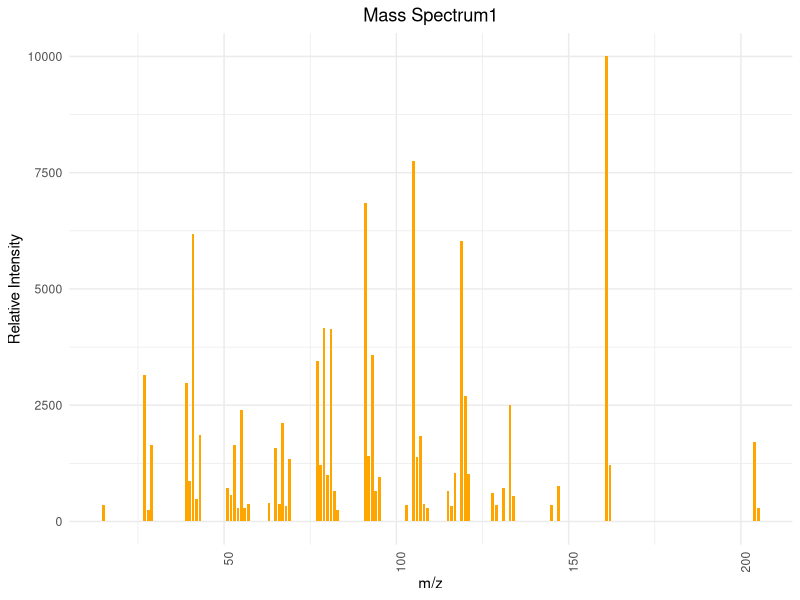
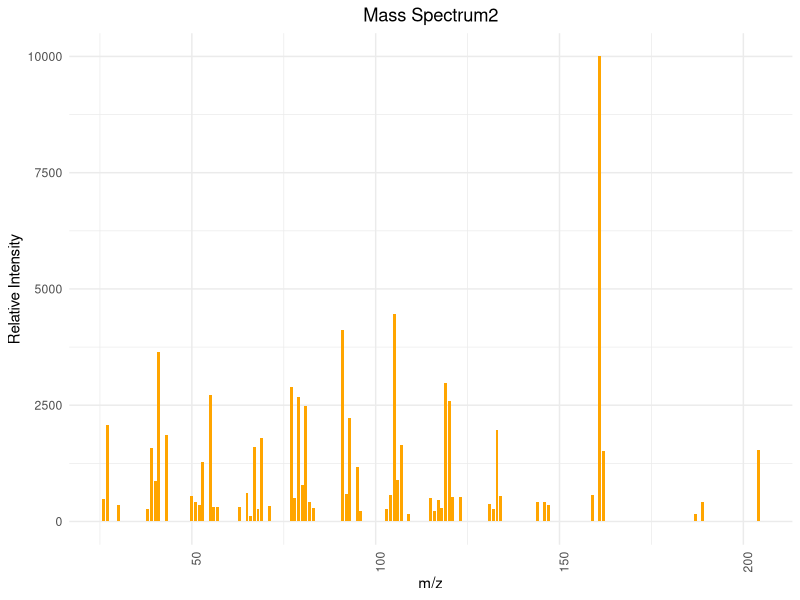
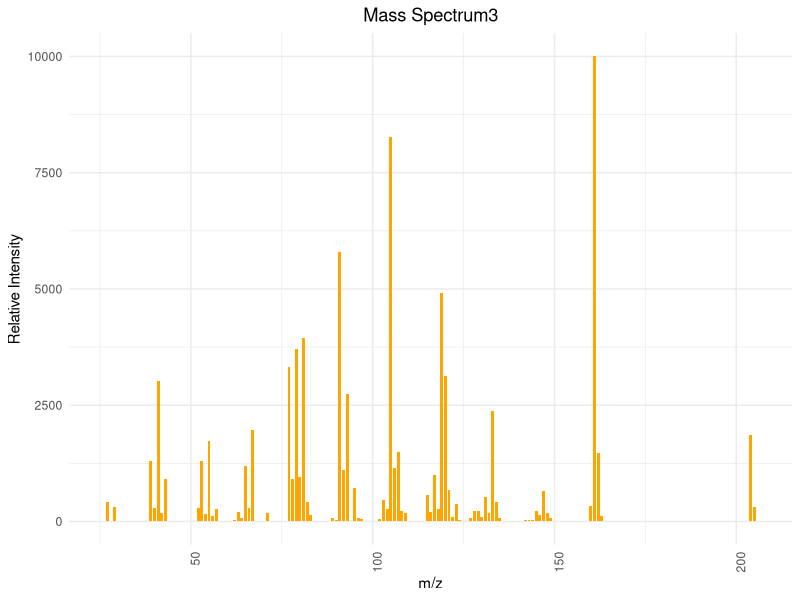
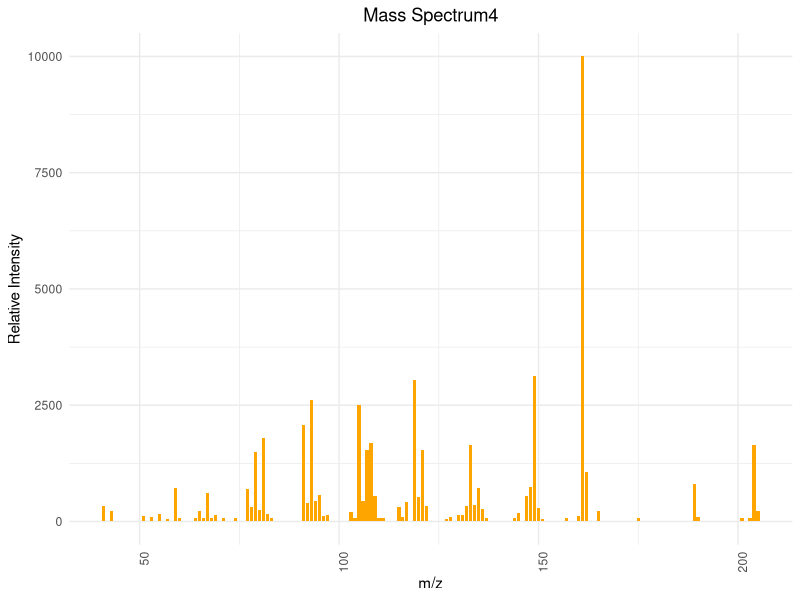

Recreate these plots in R, in order.
## ---- chunk 1
# 安装并加载所需的包
library(ggplot2)

# 图1
mz1 <- c(15, 27, 28, 29, 39, 40, 41, 42, 43, 51, 52, 53, 54, 55, 56, 57, 63, 65, 66, 67, 68, 69, 77, 78, 79, 80, 81, 82, 83, 91, 92, 93, 94, 95, 103, 105, 106, 107, 108, 109, 115, 116, 117, 119, 120, 121, 128, 129, 131, 133, 134, 145, 147, 161, 162, 204, 205)
intensity1 <- c(360, 3150, 240, 1650, 2970, 860, 6190, 490, 1860, 730, 560, 1650, 280, 2400, 300, 370, 390, 1570, 370, 2120, 330, 1350, 3460, 1210, 4150, 1000, 4140, 660, 250, 6850, 1410, 3590, 650, 950, 360, 7750, 1390, 1840, 380, 300, 650, 330, 1040, 6040, 2700, 1020, 620, 360, 710, 2500, 550, 350, 760, 9999, 1210, 1700, 280)

data1 <- data.frame(mz1, intensity1)


ggplot(data1, aes(x=mz1, y=intensity1)) +
  geom_bar(stat="identity", fill="orange", width=0.8) + 
  theme_minimal() + 
  labs(title="Mass Spectrum1",
       x="m/z",
       y="Relative Intensity") + 
  theme(axis.text.x = element_text(angle = 90, hjust = 1), plot.title = element_text(hjust = 0.5))  

# 图2
mz2 <- c(26, 27, 28, 29, 30, 32, 33, 34, 36, 38, 39, 40, 41, 42, 43, 44, 50, 51, 52, 53, 55, 56, 57, 63, 65, 66, 67, 68, 69, 71, 77, 78, 79, 80, 81, 82, 83, 91, 92, 93, 95, 96, 103, 104, 105, 106, 107, 109, 115, 116, 117, 118, 119, 120, 121, 123, 131, 132, 133, 134, 144, 146, 147, 159, 161, 162, 187, 189, 204)
intensity2 <- c(490, 2070, 20, 20, 360, 20, 20, 20, 20, 270, 1580, 870, 3640, 20, 1870, 20, 540, 420, 360, 1270, 2730, 310, 320, 320, 620, 110, 1600, 270, 1800, 340, 2890, 510, 2670, 780, 2490, 420, 290, 4120, 600, 2230, 1180, 220, 270, 560, 4470, 890, 1650, 160, 510, 220, 470, 290, 2980, 2600, 520, 520, 380, 270, 1960, 540, 420, 420, 360, 580, 9999, 1510, 160, 420, 1530)

data2 <- data.frame(mz2, intensity2)

ggplot(data2, aes(x=mz2, y=intensity2)) +
  geom_bar(stat="identity", fill="orange", width=0.8) + 
  theme_minimal() + 
  labs(title="Mass Spectrum2",
       x="m/z",
       y="Relative Intensity") + 
  theme(axis.text.x = element_text(angle = 90, hjust = 1), plot.title = element_text(hjust = 0.5))  

# 图3
mz3 <- c(26, 27, 29, 30, 39, 40, 41, 42, 43, 52, 53, 54, 55, 56, 57, 58, 62, 63, 64, 65, 66, 67, 71, 77, 78, 79, 80, 81, 82, 83, 89, 90, 91, 92, 93, 95, 96, 97, 98, 101, 102, 103, 104, 105, 106, 107, 108, 109, 110, 111, 115, 116, 117, 118, 119, 120, 121, 122, 123, 124, 126, 127, 128, 129, 130, 131, 132, 133, 134, 135, 137, 142, 143, 144, 145, 146, 147, 148, 149, 160, 161, 162, 163, 204, 205, 206)
intensity3 <- c(10, 420, 310, 10, 1310, 280, 3020, 190, 910, 290, 1300, 170, 1740, 120, 270, 20, 30, 200, 80, 1200, 300, 1960, 180, 3320, 910, 3700, 960, 3950, 410, 150, 80, 30, 5790, 1110, 2740, 720, 70, 50, 10, 10, 60, 460, 270, 8260, 1150, 1490, 220, 190, 20, 10, 560, 210, 1000, 260, 4920, 3120, 680, 100, 370, 40, 10, 70, 230, 220, 100, 520, 180, 2380, 410, 80, 20, 30, 40, 30, 230, 140, 650, 190, 70, 330, 9999, 1470, 110, 1870, 320, 20)

data3 <- data.frame(mz3, intensity3)

ggplot(data3, aes(x=mz3, y=intensity3)) +
  geom_bar(stat="identity", fill="orange", width=0.8) + 
  theme_minimal() + 
  labs(title="Mass Spectrum3",
       x="m/z",
       y="Relative Intensity") + 
  theme(axis.text.x = element_text(angle = 90, hjust = 1), plot.title = element_text(hjust = 0.5)) 

# 图4
mz4 <- c(41, 43, 51, 53, 55, 57, 59, 60, 64, 65, 66, 67, 68, 69, 71, 74, 77, 78, 79, 80, 81, 82, 83, 91, 92, 93, 94, 95, 96, 97, 103, 104, 105, 106, 107, 108, 109, 110, 111, 115, 116, 117, 119, 120, 121, 122, 127, 128, 130, 131, 132, 133, 134, 135, 136, 137, 144, 145, 147, 148, 149, 150, 151, 157, 160, 161, 162, 165, 175, 189, 190, 201, 203, 204, 205)
intensity4 <- c(340, 230, 110, 90, 160, 50, 730, 70, 80, 230, 80, 620, 70, 140, 70, 70, 690, 320, 1490, 250, 1790, 160, 80, 2080, 400, 2610, 440, 570, 110, 140, 200, 70, 2500, 440, 1530, 1690, 540, 80, 70, 320, 90, 410, 3040, 530, 1540, 340, 50, 90, 140, 140, 330, 1650, 360, 730, 260, 70, 70, 190, 550, 750, 3130, 290, 50, 70, 120, 9999, 1070, 220, 80, 800, 90, 70, 70, 1640, 230)

data4 <- data.frame(mz4, intensity4)

ggplot(data4, aes(x=mz4, y=intensity4)) +
  geom_bar(stat="identity", fill="orange", width=0.8) + 
  theme_minimal() + 
  labs(title="Mass Spectrum4",
       x="m/z",
       y="Relative Intensity") + 
  theme(axis.text.x = element_text(angle = 90, hjust = 1), plot.title = element_text(hjust = 0.5)) 
